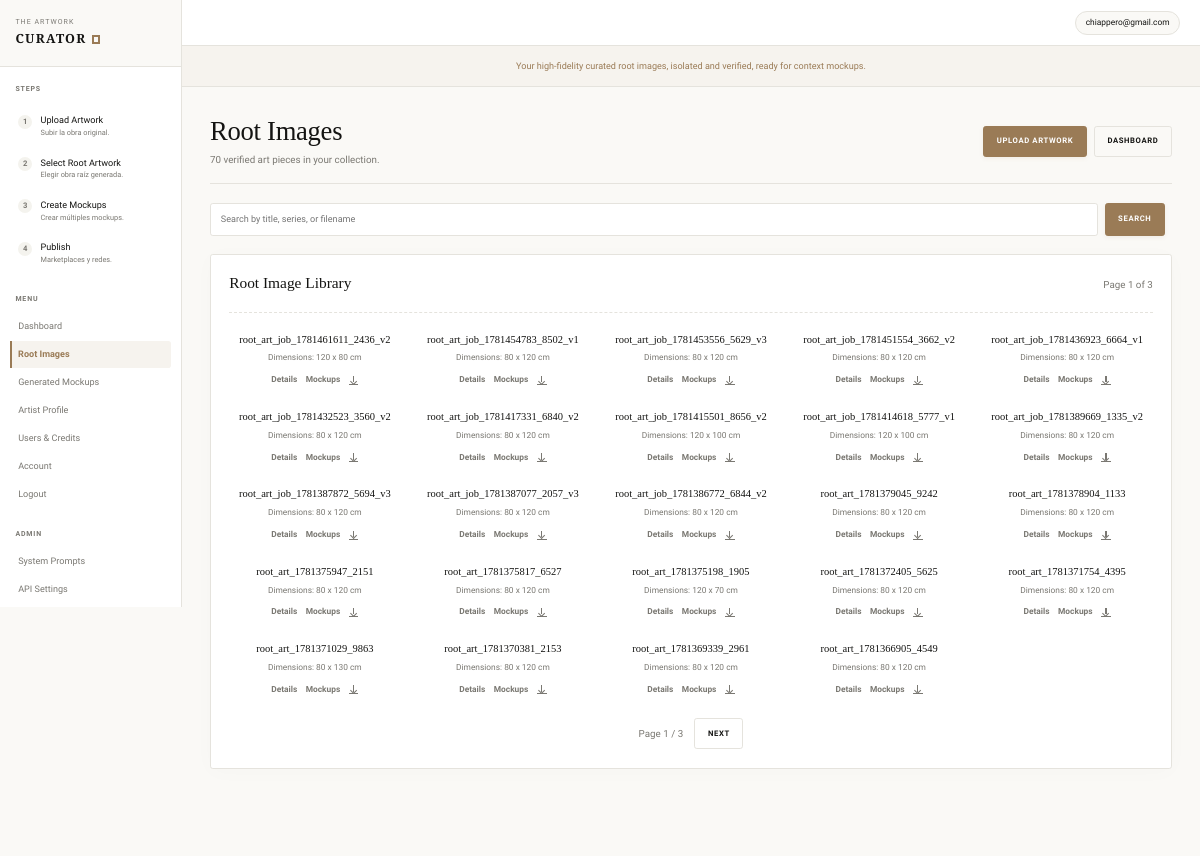
Screenshot of /root_images.php (signed in) with the database file from the repository.
### tables this page shows
CREATE TABLE users (
                id INTEGER PRIMARY KEY AUTOINCREMENT,
                email TEXT NOT NULL UNIQUE,
                password_hash TEXT NOT NULL,
                name TEXT NOT NULL DEFAULT '',
                credits INTEGER NOT NULL DEFAULT 10,
                created_at TEXT NOT NULL,
                updated_at TEXT NOT NULL
            , is_admin INTEGER NOT NULL DEFAULT 0);

CREATE TABLE artworks (
                id INTEGER PRIMARY KEY AUTOINCREMENT,
                user_id INTEGER NOT NULL,
                job_id TEXT NOT NULL UNIQUE,
                root_file TEXT,
                main_file TEXT,
                status TEXT NOT NULL DEFAULT 'queued',
                width TEXT,
                height TEXT,
                depth TEXT,
                unit TEXT NOT NULL DEFAULT 'cm',
                created_at TEXT NOT NULL,
                updated_at TEXT NOT NULL, final_title TEXT NOT NULL DEFAULT '', subtitle TEXT NOT NULL DEFAULT '', medium TEXT NOT NULL DEFAULT '', artwork_year TEXT NOT NULL DEFAULT '', series TEXT NOT NULL DEFAULT '',
                FOREIGN KEY (user_id) REFERENCES users(id) ON DELETE CASCADE
            );

### app/Support/Auth.php (called while the page is built, shortened)
<?php
class Auth
{
    public static function user(): ?array
    {
        $id = (int)($_SESSION['user_id'] ?? 0);
        $stmt = Database::connection()->prepare('SELECT id, email, name, credits, is_admin, created_at FROM users WHERE id = :id');
        $stmt->execute(['id' => $id]);
        $user = $stmt->fetch();
        return is_array($user) ? $user : null;
    }
    public static function requireUser(): array
    {
        $user = self::user();
        return $user;
    }
    public static function isAdmin(?array $user = null): bool
    {
        $user = $user ?: self::user();
        $emails = array_filter(array_map(
            fn(string $email): string => strtolower(trim($email)),
            explode(',', defined('ADMIN_EMAILS') ? ADMIN_EMAILS : '')
        ));
        return (int)($user['is_admin'] ?? 0) === 1 ||
            in_array(strtolower((string)($user['email'] ?? '')), $emails, true);
    }
}

### app/Support/Database.php (called while the page is built, shortened)
<?php
class Database
{
    private static ?PDO $pdo = null;
    public static function connection(): PDO
    {
        if (self::$pdo instanceof PDO) {
            return self::$pdo;
        }
        $storageDir = dirname(__DIR__, 2) . DIRECTORY_SEPARATOR . 'storage';
        self::$pdo = new PDO('sqlite:' . $storageDir . DIRECTORY_SEPARATOR . 'app.sqlite');
        self::$pdo->setAttribute(PDO::ATTR_ERRMODE, PDO::ERRMODE_EXCEPTION);
        self::$pdo->setAttribute(PDO::ATTR_DEFAULT_FETCH_MODE, PDO::FETCH_ASSOC);
        self::$pdo->setAttribute(PDO::ATTR_TIMEOUT, 30);
        self::$pdo->exec('PRAGMA foreign_keys = ON');
        self::$pdo->exec('PRAGMA journal_mode = WAL');
        self::$pdo->exec('PRAGMA synchronous = NORMAL');
        self::$pdo->exec('PRAGMA busy_timeout = 30000');
        self::migrate(self::$pdo);
        return self::$pdo;
    }
    private static function migrate(PDO $pdo): void
    {
        $pdo->exec("
            CREATE TABLE IF NOT EXISTS users (
                id INTEGER PRIMARY KEY AUTOINCREMENT,
                email TEXT NOT NULL UNIQUE,
                password_hash TEXT NOT NULL,
                name TEXT NOT NULL DEFAULT '',
                credits INTEGER NOT NULL DEFAULT 10,
                is_admin INTEGER NOT NULL DEFAULT 0,
                created_at TEXT NOT NULL,
                updated_at TEXT NOT NULL
            )
        ");
        self::addColumnIfMissing($pdo, 'users', 'is_admin', 'INTEGER NOT NULL DEFAULT 0');
        $pdo->exec("
            CREATE TABLE IF NOT EXISTS artworks (
                id INTEGER PRIMARY KEY AUTOINCREMENT,
                user_id INTEGER NOT NULL,
                job_id TEXT NOT NULL UNIQUE,
                root_file TEXT,
                main_file TEXT,
                final_title TEXT NOT NULL DEFAULT '',
                subtitle TEXT NOT NULL DEFAULT '',
                medium TEXT NOT NULL DEFAULT '',
                artwork_year TEXT NOT NULL DEFAULT '',
                series TEXT NOT NULL DEFAULT '',
                status TEXT NOT NULL DEFAULT 'queued',
                width TEXT,
                height TEXT,
                depth TEXT,
                unit TEXT NOT NULL DEFAULT 'cm',
                created_at TEXT NOT NULL,
                updated_at TEXT NOT NULL,
                FOREIGN KEY (user_id) REFERENCES users(id) ON DELETE CASCADE
            )
        ");
        self::addColumnIfMissing($pdo, 'artworks', 'final_title', "TEXT NOT NULL DEFAULT ''");
        self::addColumnIfMissing($pdo, 'artworks', 'subtitle', "TEXT NOT NULL DEFAULT ''");
        self::addColumnIfMissing($pdo, 'artworks', 'medium', "TEXT NOT NULL DEFAULT ''");
        self::addColumnIfMissing($pdo, 'artworks', 'artwork_year', "TEXT NOT NULL DEFAULT ''");
        self::addColumnIfMissing($pdo, 'artworks', 'series', "TEXT NOT NULL DEFAULT ''");
        $pdo->exec("
            CREATE TABLE IF NOT EXISTS mockups (
                id INTEGER PRIMARY KEY AUTOINCREMENT,
                user_id INTEGER NOT NULL,
                artwork_file TEXT NOT NULL,
                mockup_file TEXT NOT NULL,
                context_id TEXT,
                prompt_file TEXT,
                created_at TEXT NOT NULL,
                FOREIGN KEY (user_id) REFERENCES users(id) ON DELETE CASCADE
            )
        ");
        $pdo->exec("
            CREATE TABLE IF NOT EXISTS artist_profiles (
                id INTEGER PRIMARY KEY AUTOINCREMENT,
                user_id INTEGER NOT NULL UNIQUE,
                artist_name TEXT NOT NULL DEFAULT '',
                short_bio TEXT NOT NULL DEFAULT '',
                statement TEXT NOT NULL DEFAULT '',
                visual_language TEXT NOT NULL DEFAULT '',
                materials TEXT NOT NULL DEFAULT '',
                recurring_themes TEXT NOT NULL DEFAULT '',
                palette_notes TEXT NOT NULL DEFAULT '',
                target_audience TEXT NOT NULL DEFAULT '',
                preferred_regions TEXT NOT NULL DEFAULT '',
                preferred_contexts TEXT NOT NULL DEFAULT '',
                forbidden_contexts TEXT NOT NULL DEFAULT '',
                commercial_positioning TEXT NOT NULL DEFAULT '',
                conceptual_keywords TEXT NOT NULL DEFAULT '',
                tone_of_voice TEXT NOT NULL DEFAULT '',
                marketplace_strategy TEXT NOT NULL DEFAULT '',
                social_strategy TEXT NOT NULL DEFAULT '',
                pinterest_strategy TEXT NOT NULL DEFAULT '',
                created_at TEXT NOT NULL,
                updated_at TEXT NOT NULL,
                FOREIGN KEY (user_id) REFERENCES users(id) ON DELETE CASCADE
            )
        ");
        self::addColumnIfMissing($pdo, 'artist_profiles', 'conceptual_keywords', "TEXT NOT NULL DEFAULT ''");
        self::addColumnIfMissing($pdo, 'artist_profiles', 'tone_of_voice', "TEXT NOT NULL DEFAULT ''");
        self::addColumnIfMissing($pdo, 'artist_profiles', 'marketplace_strategy', "TEXT NOT NULL DEFAULT ''");
        self::addColumnIfMissing($pdo, 'artist_profiles', 'social_strategy', "TEXT NOT NULL DEFAULT ''");
        self::addColumnIfMissing($pdo, 'artist_profiles', 'pinterest_strategy', "TEXT NOT NULL DEFAULT ''");
    }
    private static function addColumnIfMissing(PDO $pdo, string $table, string $column, string $definition): void
    {
        $stmt = $pdo->query("PRAGMA table_info({$table})");
        $columns = array_map(fn(array $row): string => (string)$row['name'], $stmt->fetchAll());
    }
}

### app/Support/Display.php (called while the page is built, shortened)
<?php
class Display
{
    public static function artworkTitle(?string $file, ?string $fallback = null): string
    {
        $base = pathinfo(basename((string)$file), PATHINFO_FILENAME);
        $base = preg_replace('/^base_artwork_(?:gemini|ai|safe|mock)_?/i', 'root_art_', $base);
        $base = preg_replace('/^base_artwork_?/i', 'root_art_', (string)$base);
        $base = preg_replace('/_(?:gemini|openai|ai|mock|safe)(?=_[0-9]|$)/i', '', (string)$base);
        $base = preg_replace('/_+/', '_', (string)$base);
        $base = trim((string)$base, '_');
        return $base !== '' ? $base : ($fallback ?: 'Root Art');
    }
}

### root_images.php (the view, shortened to what this page needs)
<?php
$user = Auth::requireUser();
$pdo = Database::connection();
$query = trim((string)($_GET['q'] ?? ''));
$page = max(1, (int)($_GET['page'] ?? 1));
$perPage = 24;
$offset = ($page - 1) * $perPage;
$where = "WHERE user_id = :user_id AND status = 'done' AND root_file IS NOT NULL AND root_file != ''";
$params = ['user_id' => (int)$user['id']];
$countStmt = $pdo->prepare("SELECT COUNT(*) FROM artworks {$where}");
$countStmt->execute($params);
$total = (int)$countStmt->fetchColumn();
$totalPages = max(1, (int)ceil($total / $perPage));
$stmt = $pdo->prepare("
    SELECT *
    FROM artworks
    {$where}
    ORDER BY created_at DESC
    LIMIT :limit OFFSET :offset
");
foreach ($params as $key => $value) {
    $stmt->bindValue(':' . $key, $value, is_int($value) ? PDO::PARAM_INT : PDO::PARAM_STR);
}
$stmt->bindValue(':limit', $perPage, PDO::PARAM_INT);
$stmt->bindValue(':offset', $offset, PDO::PARAM_INT);
$stmt->execute();
$artworks = $stmt->fetchAll();
function h($v): string
{
    return htmlspecialchars((string)$v, ENT_QUOTES, 'UTF-8');
}
function download_url(?string $file): string
{
    return $file ? 'media.php?file=' . rawurlencode(basename($file)) . '&download=1' : '';
}
function page_url(int $page, string $query): string
{
    $params = ['page' => $page];
    return 'root_images.php?' . http_build_query($params);
}
?>
<!doctype html>
<html lang="es">
<head>
    <link rel="stylesheet" href="style.css">
</head>
<body>
<div class="app-shell">
    <?php include __DIR__ . '/sidebar.php'; ?>
    <main class="main-area">
        <header class="app-header">
            <a class="user-chip" href="account.php"><?= h($user['email']) ?></a>
        </header>
        <div class="alert-strip">
            Your high-fidelity curated root images, isolated and verified, ready for context mockups.
        </div>
        <div class="workspace">
            <div class="workspace-header">
                <div>
                    <h1>Root Images</h1>
                    <p><?= h($total) ?> verified art pieces in your collection.</p>
                </div>
                <div class="topbar-actions">
                    <a class="button-link" href="artwork_new.php">Upload Artwork</a>
                    <a class="button-link secondary" href="dashboard.php">Dashboard</a>
                </div>
            </div>
            <form class="toolbar-form" method="get">
                <input type="text" name="q" value="<?= h($query) ?>" placeholder="Search by title, series, or filename">
                <button type="submit">Search</button>
            </form>
            <section class="panel">
                <div class="section-heading">
                    <h2>Root Image Library</h2>
                    <p>Page <?= h($page) ?> of <?= h($totalPages) ?></p>
                </div>
                <?php if (!$artworks): ?>
                    <div class="empty-state">No root images found. Get started by uploading a new artwork.</div>
                <?php else: ?>
                    <div class="grid">
                        <?php foreach ($artworks as $artwork): ?>
                            <article class="item-card">
                                <h3><?= h(Display::artworkTitle($artwork['root_file'], (string)$artwork['job_id'])) ?></h3>
                                <p class="meta-line">Dimensions: <?= h(trim(($artwork['width'] ?: '-') . ' x ' . ($artwork['height'] ?: '-') . ' ' . $artwork['unit'])) ?></p>
                                <div class="card-actions">
                                    <a href="artwork.php?id=<?= h($artwork['id']) ?>">Details</a>
                                    <?php if (!empty($artwork['root_file'])): ?>
                                        <a href="form2.php?image=<?= rawurlencode(basename((string)$artwork['root_file'])) ?>">Mockups</a>
                                        <a href="<?= h(download_url($artwork['root_file'])) ?>" aria-label="Download root image" title="Download">
                                            <span class="download-icon" aria-hidden="true"></span>
                                        </a>
                                    <?php endif; ?>
                                </div>
                            </article>
                        <?php endforeach; ?>
                    </div>
                <?php endif; ?>
                <?php if ($totalPages > 1): ?>
                    <nav class="pagination" aria-label="Pagination">
                        <span>Page <?= h($page) ?> / <?= h($totalPages) ?></span>
                        <?php if ($page < $totalPages): ?>
                            <a class="button-link secondary" href="<?= h(page_url($page + 1, $query)) ?>">Next</a>
                        <?php endif; ?>
                    </nav>
                <?php endif; ?>
            </section>
        </div>
    </main>
</div>
</body>
</html>

### rows the page displays
users: email "chiappero@gmail.com"
artworks: root_file+job "root_art_job_1781461611_2436_v2", width+height+unit "120 x 80 cm"
artworks: root_file+job "root_art_job_1781454783_8502_v1", width+height+unit "80 x 120 cm"
artworks: root_file+job "root_art_job_1781453556_5629_v3", width+height+unit "80 x 120 cm"
artworks: root_file+job "root_art_job_1781451554_3662_v2", width+height+unit "80 x 120 cm"
artworks: root_file+job "root_art_job_1781436923_6664_v1", width+height+unit "80 x 120 cm"
artworks: root_file+job "root_art_job_1781432523_3560_v2", width+height+unit "80 x 120 cm"
artworks: root_file+job "root_art_job_1781417331_6840_v2", width+height+unit "80 x 120 cm"
artworks: root_file+job "root_art_job_1781415501_8656_v2", width+height+unit "120 x 100 cm"
artworks: root_file+job "root_art_job_1781414618_5777_v1", width+height+unit "120 x 100 cm"
artworks: root_file+job "root_art_job_1781389669_1335_v2", width+height+unit "80 x 120 cm"
artworks: root_file+job "root_art_job_1781387872_5694_v3", width+height+unit "80 x 120 cm"
artworks: root_file+job "root_art_job_1781387077_2057_v3", width+height+unit "80 x 120 cm"
artworks: root_file+job "root_art_job_1781386772_6844_v2", width+height+unit "80 x 120 cm"
artworks: root_file+job "root_art_1781379045_9242", width+height+unit "80 x 120 cm"
artworks: root_file+job "root_art_1781378904_1133", width+height+unit "80 x 120 cm"
artworks: root_file+job "root_art_1781375947_2151", width+height+unit "80 x 120 cm"
artworks: root_file+job "root_art_1781375817_6527", width+height+unit "80 x 120 cm"
artworks: root_file+job "root_art_1781375198_1905", width+height+unit "120 x 70 cm"
artworks: root_file+job "root_art_1781372405_5625", width+height+unit "80 x 120 cm"
artworks: root_file+job "root_art_1781371754_4395", width+height+unit "80 x 120 cm"
artworks: root_file+job "root_art_1781371029_9863", width+height+unit "80 x 130 cm"
artworks: root_file+job "root_art_1781370381_2153", width+height+unit "80 x 120 cm"
artworks: root_file+job "root_art_1781369339_2961", width+height+unit "80 x 120 cm"
artworks: root_file+job "root_art_1781366905_4549", width+height+unit "80 x 120 cm"

### other values shown
$total "70"
$page "1"
$totalPages "3"
